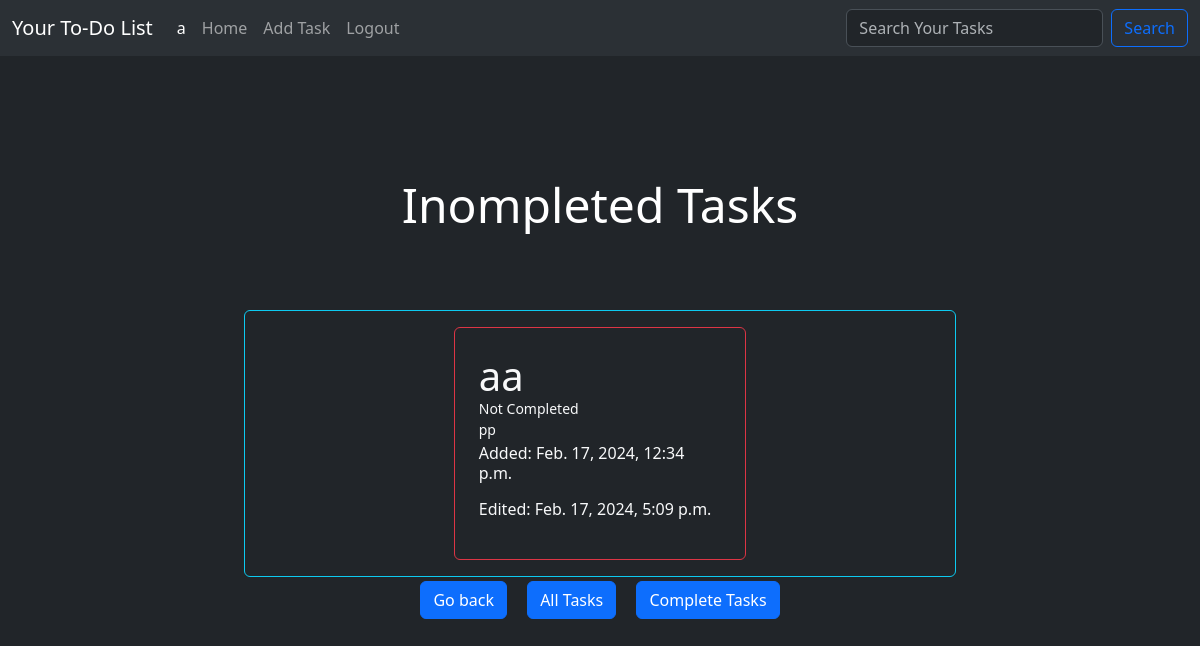
The page /incompleted_tasks/ (signed in) on the database as committed earlier.
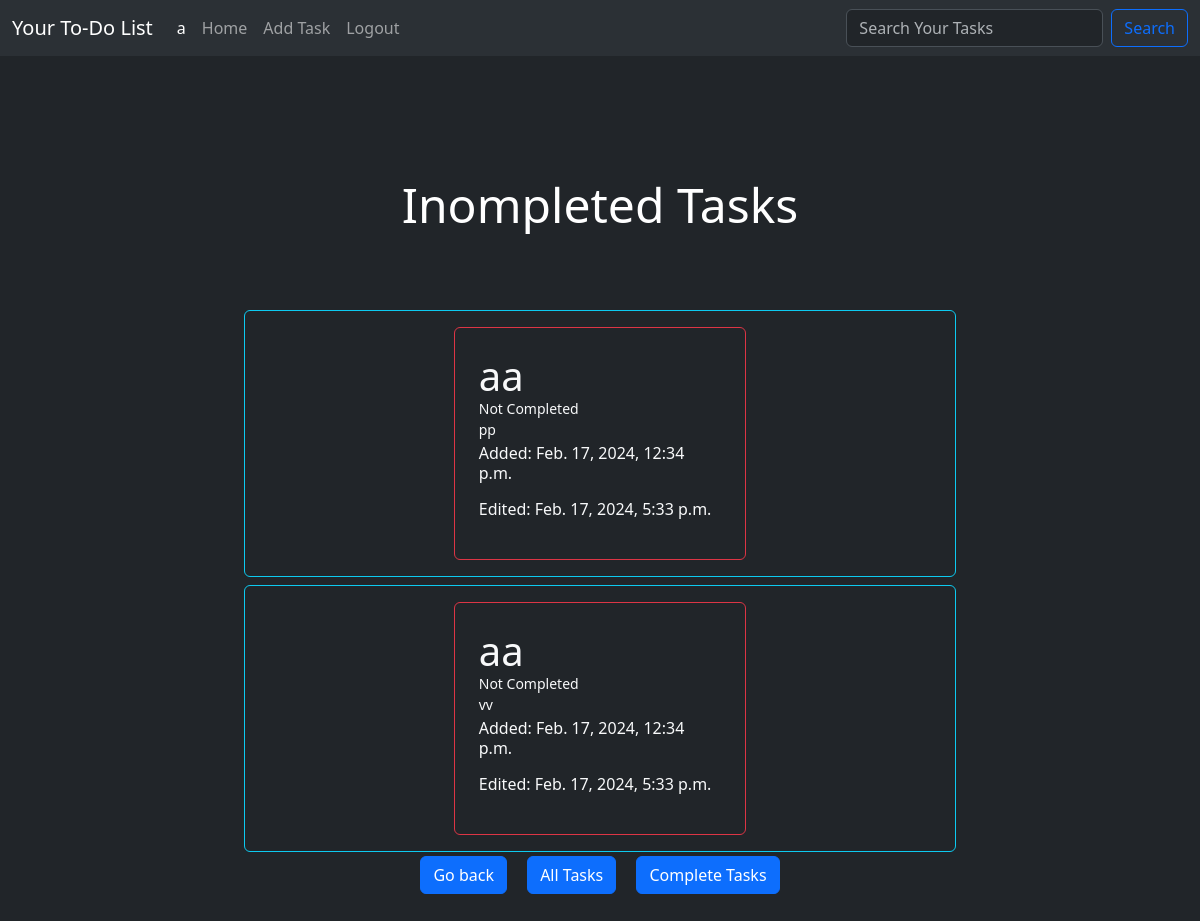
The same page on the database as committed later.
### API/models.py (models this page shows, shortened)
class Task(models.Model):
    name = models.CharField(max_length=100)
    description = models.TextField()
    date_added = models.DateTimeField(auto_now_add=True)
    date_modified = models.DateTimeField(auto_now=True)
    completed = models.BooleanField(default=False)
    user = models.ForeignKey(User, on_delete=models.CASCADE)

### todo_Front_end/views.py (the view)
# urls.py: path('incompleted_tasks/',views.incompleted_tasks,name='incompleted_tasks'),
@login_required
def incompleted_tasks(request):
    tasks = Task.objects.filter(completed=False,user=request.user).order_by('-date_modified')
    return render(request, 'incomplete.html', {'tasks': tasks})

### templates/incomplete.html (shortened to what this page needs)
{% extends 'base.html' %}
{% block content %}
<div class="container-md-8">
    <div class="row justify-content-center p-5">
        {% if tasks %}
        <p class="display-5 text-center my-5 p-4">Inompleted Tasks</p>
        <div class="col-8 text-center align-items-center ">
            <div class="list-group ">
                {% for task in tasks %}
                <div class="list-group-item list-group-item-action rounded border border-info my-1 py-3 lh-sm">
                    <div class="row text-start align-items-center justify-content-center">
                        <div class="col-md-5 rounded border border-danger p-4 mb-3 mb-md-0">
                            <a href="{% url 'todo:taskdetail' task.id %}" class="text-decoration-none text-light">
                                <strong class="mb-1 display-6">{{ task.name }}</strong>
                                {% if task.completed %}
                                <div class="col-10 mb-1 small">Completed : {{ task.date_modified }}</div>
                                {% else %}
                                <div class="col-10 mb-1 small">Not Completed</div>
                                <div class="col-10 mb-1 small">{{ task.description }}</div>
                                <div class="">
                                    <p>Added: {{ task.date_added }}</p>
                                    <p>Edited: {{ task.date_modified }}</p>
                                </div>
                                {% endif %}
                            </a>
                        </div>
                    </div>
                </div>
                {%endfor%}
            </div>
            <a class="btn  btn-primary mx-2 mb-2" href="{% url 'todo:home' %}">Go back</a>
            <a class="btn  btn-primary mx-2 mb-2" href="{% url 'todo:home' %}">All Tasks</a>
            <a class="btn  btn-primary mx-2 mb-2" href="{% url 'todo:completed_tasks' %}">Complete Tasks</a>
        </div>
        {% endif %}
    </div>
</div>
{%endblock%}

Rows that differ between the two databases and show on the page:
changed Task "pp": date_modified "Feb. 17, 2024, 5:09 p.m." → "Feb. 17, 2024, 5:33 p.m."
now on this page (row edited): Task: name "aa", description "vv", date_added "Feb. 17, 2024, 12:34 p.m.", date_modified "Feb. 17, 2024, 5:33 p.m."
